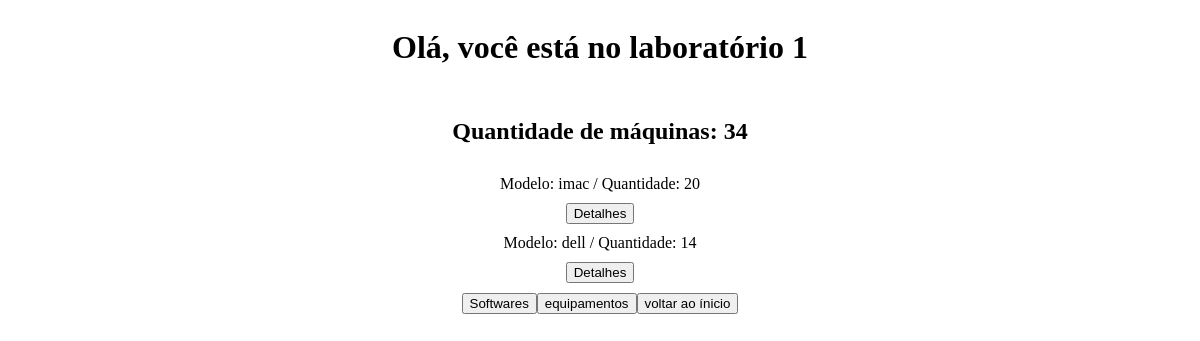
/inventario_labs/info_laboratorios.php?lab=1, run on an earlier commit of the app's database.
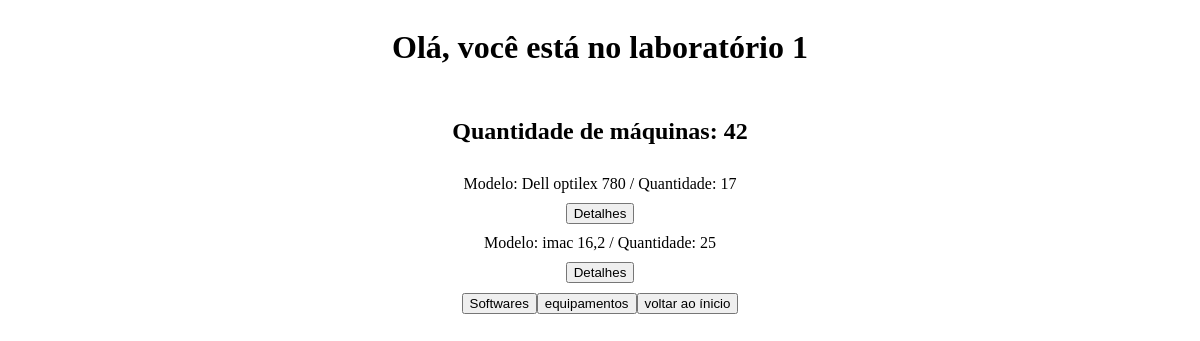
And on a later commit of the database.
### tables this page shows
CREATE TABLE `tb_modelos` (
  `modelo` varchar(100) NOT NULL,
  `lab1` int(11) NOT NULL,
  `lab2` int(11) NOT NULL,
  `lab3` int(11) NOT NULL,
  `lab4` int(11) NOT NULL,
  `lab5` int(11) NOT NULL,
  `lab6` int(11) NOT NULL,
  `id` int(11) NOT NULL
);

### inventario_labs/info_laboratorios.php (the view, shortened to what this page needs)
<?php
    require 'conexao.php';
    if(isset($_GET['lab']) && !empty($_GET['lab'])){
        $id_lab = $_GET['lab'];
        $soma = $conexao->prepare("SELECT SUM(lab".$id_lab.") FROM tb_modelos");
        $soma->execute();
        $qnt_total = $soma->fetchAll(PDO::FETCH_ASSOC);
        $total = $qnt_total[0]['SUM(lab'.$id_lab.')'];
        $sql = $conexao->prepare("SELECT id,lab".$id_lab.", modelo FROM tb_modelos");
        $sql->execute();
        $dados = $sql->fetchAll();
        echo "<h1> Olá,  você está no laboratório ".$id_lab."</h1>";
        echo "<h2> Quantidade de máquinas: ".$total."</h2>";
            if(isset($_GET['perf']) && !empty($_GET['perf']) && $_GET['perf'] = 'adm'){
                session_start();
                    if ((!isset($_SESSION['usuario']) || empty($_SESSION['usuario'])) && (!isset($_SESSION['senha']) || empty($_SESSION['senha']))){
                        header('Location: login.php');
                        exit;
                    } else {
                        foreach ($dados as $key => $value) {
                            if($dados[$key]['lab'.$id_lab] != 0){
                                echo 'Modelo: '.$dados[$key]['modelo']." / ";
                                echo 'Quantidade: '.$dados[$key]['lab'.$id_lab];
                                echo '<a href="mostra_detalhes.php?perf=adm&lab='.$id_lab.'&detalhe='.$dados[$key]['modelo'].'"&><button>Detalhes</button></a>';
                                echo '<a href = "info_laboratorios.php?perf=adm&lab='.$id_lab.'&remove='.$dados[$key]['id'].'"><button type="submit">remover modelo</button></a>';
                                echo '<a href = "info_laboratorios.php?perf=adm&lab='.$id_lab.'&add='.$dados[$key]['id'].'"><button type="submit">+</button></a>';
                                echo '<a href = "info_laboratorios.php?perf=adm&lab='.$id_lab.'&del='.$dados[$key]['id'].'"><button type="submit">-</button></a>';
                               echo '<br>';
                            }
                        }
                        echo '<div>';
                        echo '<a href="add_modelo.php?lab='.$id_lab.'&perf=adm"><button>Adicionar modelos</button></a>';
                        echo '<a href = "cadastro_inventario.php?lab='.$id_lab.'"><button>Cadastrar novo modelo</button></a>';
                        echo '<a href="info_softwares.php?lab='.$id_lab.'&perf=adm"><button>Softwares</button></a>';
                        echo '<a href="info_equipamentos.php?lab='.$id_lab.'&perf=adm"><button>equipamentos</button></a>';
                        echo '<a href="index.php?perf=adm"><button>voltar ao ínicio</button></a>';
                        echo '</div>';
                    }
            } else {
                foreach ($dados as $key => $value) {
                    if($dados[$key]['lab'.$id_lab] != 0){
                           echo 'Modelo: '.$dados[$key]['modelo']." / ";
                           echo 'Quantidade: '.$dados[$key]['lab'.$id_lab];
                           echo '<a href="mostra_detalhes.php?lab='.$id_lab.'&detalhe='.$dados[$key]['modelo'].'"&><button>Detalhes</button></a>';
                       }
               }
               echo '<div>';
               echo '<a href="info_softwares.php?lab='.$id_lab.'"><button>Softwares</button></a>';
               echo '<a href="info_equipamentos.php?lab='.$id_lab.'"><button>equipamentos</button></a>';
               echo '<a href="index.php"><button>voltar ao ínicio</button></a>';
               echo '</div>';
            }
    }
?>
<!DOCTYPE html>
<html lang="pt-br">
<head>
    <link rel="stylesheet" href="style.css">
</head>
<body>
</body>
</html>

### inventario_labs/style.css (style rules this page uses)
body { text-align: center; gap: 10px; display: flex; flex-flow: column nowrap; justify-content: center; align-items: center; }

What changed in the data, as far as the page shows it:
no longer on this page (row edited): tb_modelos: modelo "imac", lab1 "20"
removed tb_modelos: modelo "dell", lab1 "14"
added tb_modelos: modelo "Dell optilex 780", lab1 "17"
added tb_modelos: modelo "imac 16,2", lab1 "25"
Also different on the page:
$total: "34" → "42"
